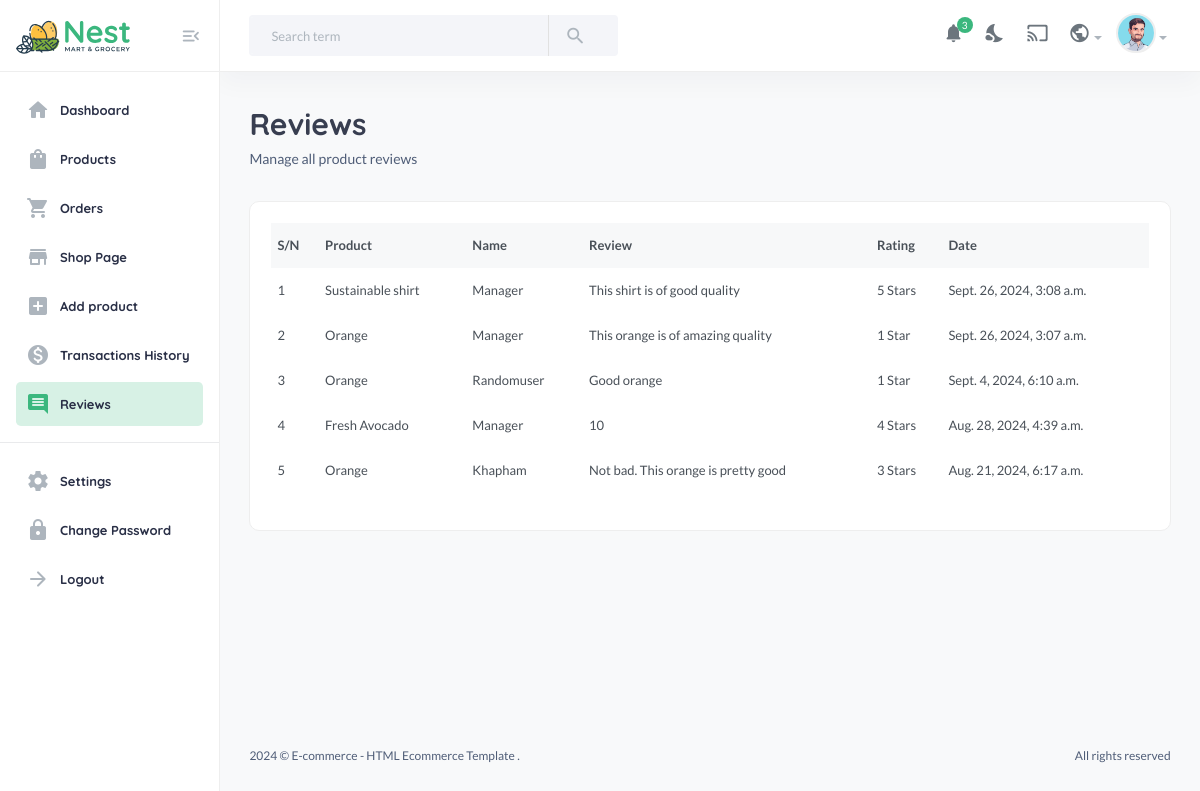
Before: /useradmin/reviews/ (signed in) with the older database file.
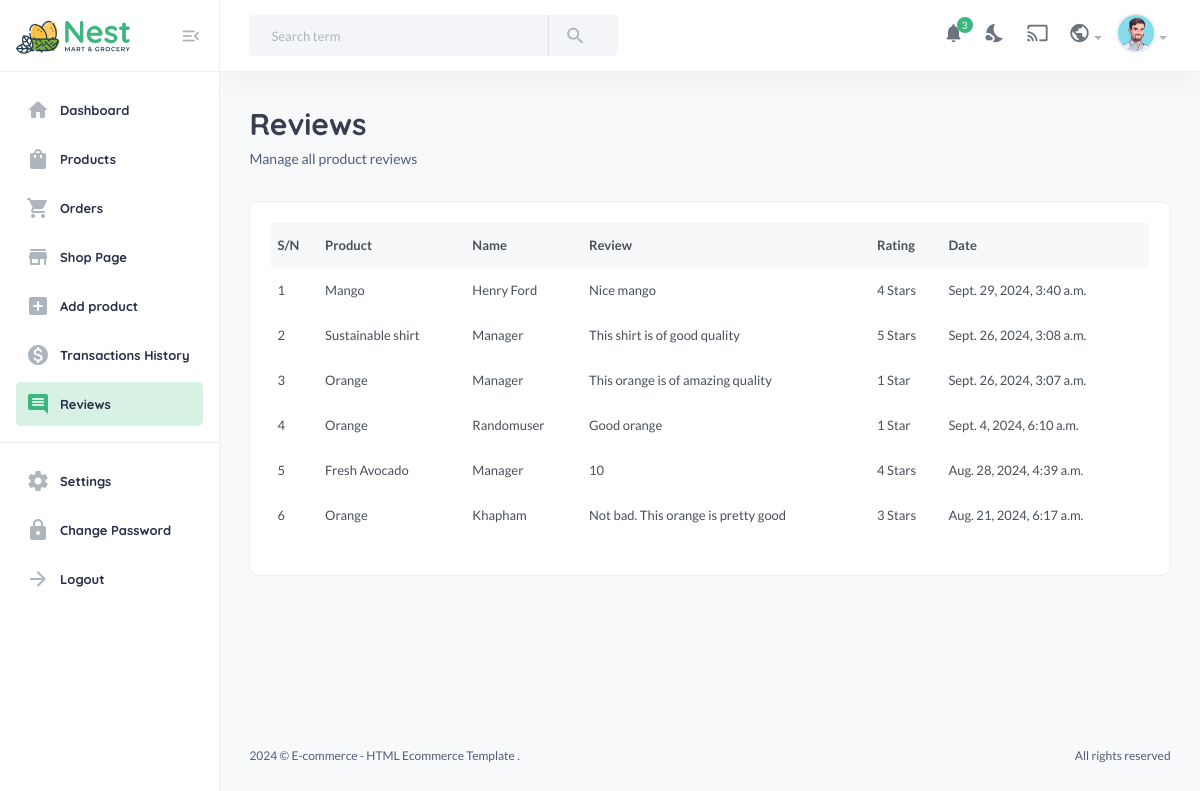
After: the same page with the newer database file.
### core/models.py (models this page shows, shortened)
class ProductReview(models.Model):
    user = models.ForeignKey(User, on_delete=models.SET_NULL, null=True)
    product = models.ForeignKey(Product, on_delete=models.SET_NULL, null=True, related_name="reviews")
    review = models.TextField()
    rating = models.IntegerField(choices=RATING, default=None)
    date = models.DateTimeField(auto_now_add=True)
    class Meta:
        verbose_name_plural = "Product Reviews"

class Product(models.Model):
    pid = ShortUUIDField(unique=True, length=10, prefix="prd")
    title = models.CharField(max_length=255, default="New product")
    image = models.ImageField(upload_to=user_directory_path, default="product.jpg")
    description = CKEditor5Field(null=True, blank=True, default="This is the new product", config_name="extends")
    user = models.ForeignKey(User, on_delete=models.SET_NULL, null=True)
    category = models.ForeignKey(Category, on_delete=models.SET_NULL, null=True, related_name="products")
    vendor = models.ForeignKey(Vendor, on_delete=models.SET_NULL, null=True, related_name="products")
    price = models.DecimalField(max_digits=6, decimal_places=2, default="1.99")
    old_price = models.DecimalField(max_digits=6, decimal_places=2, default="2.99")
    specifications = CKEditor5Field(null=True, blank=True, config_name="extends")
    type = models.CharField(max_length=255, default="Organic", null=True, blank=True)
    stock = models.IntegerField(default=10, null=True, blank=True)
    life = models.CharField(max_length=100, default="100 Days", null=True, blank=True)
    mfg = models.DateTimeField(auto_now_add=False, null=True, blank=True)
    tags = TaggableManager(blank=True)
    product_status = models.CharField(choices=STATUSES, max_length=10, default="in_review")
    status = models.BooleanField(default=True)
    in_stock = models.BooleanField(default=True)
    featured = models.BooleanField(default=False)
    digital =  models.BooleanField(default=False)
    sku = ShortUUIDField(unique=True, length=4, max_length=10, prefix="sku", alphabet="1234567890")
    date = models.DateTimeField(auto_now_add=True)
    updated = models.DateTimeField(null=True, blank=True)
    class Meta:
        verbose_name_plural = "Products"

### userauths/models.py (models this page shows)
class User(AbstractUser):
    email = models.EmailField(unique=True, null=False)
    username = models.CharField(max_length=255)
    bio = models.CharField(max_length=255)
    USERNAME_FIELD = "email"
    REQUIRED_FIELDS = ['username']
    def __str__(self):
        return self.username

### useradmin/decorators.py (the view)
    def wrapper(request, *args, **kwargs):
        if not request.user.is_superuser:
            messages.warning(request, "You are not authorized to access this page.")
            return redirect('userauths:sign-in')
        return view_function(request, *args, **kwargs)

### core/context_processors.py (called while the page is built)
def default(request):
    categories = Category.objects.all()
    vendors = Vendor.objects.all()
    min_max_price = Product.objects.aggregate(Min("price"), Max("price"))
    user_wishlist = []
    if request.user.is_authenticated:
        user_wishlist = [item.product.pid for item in WishList.objects.filter(user=request.user)]
    try:
        address = Address.objects.get(user=request.user)
    except:
        address = None
    return {
        'categories': categories,
        'vendors': vendors,
        'address': address,
        'min_max_price': min_max_price,
        'user_wishlist': user_wishlist,
    }

### useradmin/views.py (called while the page is built)
@admin_required
def reviews(request):
    reviews = ProductReview.objects.all().order_by("-date")
    context = {
        "reviews": reviews,
    }
    return render(request, "useradmin/reviews.html", context)

### templates/useradmin/reviews.html
{% extends 'useradmin/base.html' %}
{% load static %}
{% block content %}
<section class="content-main">
    <div class="content-header">
        <div>
            <h2 class="content-title card-title">Reviews</h2>
            <p>Manage all product reviews</p>
        </div>
    </div>
    <div class="card mb-4">
        <div class="card-body">
            <div class="table-responsive">
                <table class="table table-hover">
                    <thead>
                        <tr>
                            <th>S/N</th>
                            <th>Product</th>
                            <th>Name</th>
                            <th>Review</th>
                            <th>Rating</th>
                            <th>Date</th>
                        </tr>
                    </thead>
                    <tbody>
                        {% for review in reviews %}
                        <tr>
                            <td>{{forloop.counter}}</td>
                            <td><b>{{review.product.title}}</b></td>
                            <td>{{review.user|title}}</td>
                            <td>{{review.review}}</td>
                            <td>{{review.rating}} Star{{review.rating|pluralize}}</td>
                            <td>{{review.date}}</td>
                        </tr>
                        {% endfor %}
                    </tbody>
                </table>
            </div>
        </div>
    </div>
</section>
{% endblock %}

Changed rows visible on the page:
added ProductReview: product "Mango", user "Henry Ford", review "Nice mango", rating "4", date "Sept. 29, 2024, 3:40 a.m."
